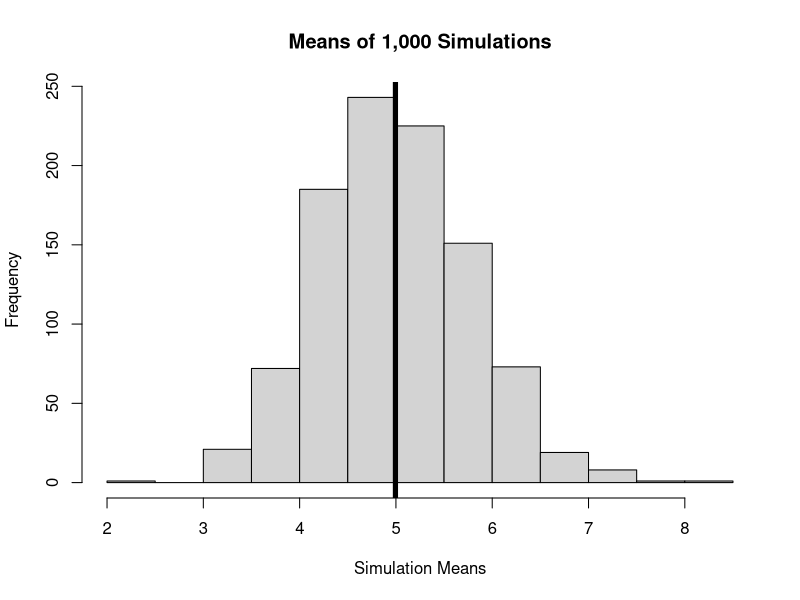
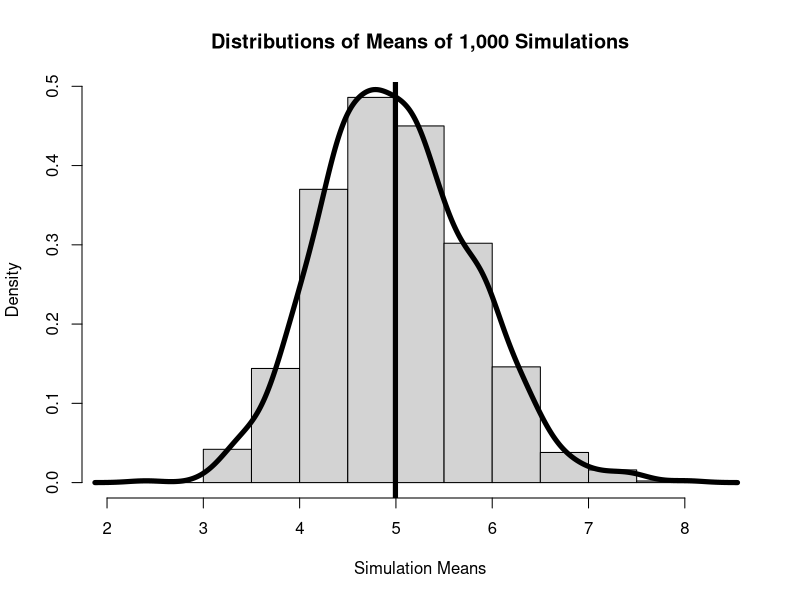

Write R code to recreate these figures, in order.
## ---- chunk 1
knitr::opts_chunk$set(echo = TRUE)
## ---- chunk 2
set.seed(1111)
lambda = 0.2
n = 40
## ---- chunk 3
sims <- replicate(1000, rexp(n, lambda))
sims_means <- apply(sims, 2, mean)
## ---- chunk 4
sample_mean <- mean(sims_means)
sample_mean

hist(sims_means, main = "Means of 1,000 Simulations", xlab = "Simulation Means")
abline(v = sample_mean, lwd = 5)
## ---- chunk 5
theo_mean <- 1/lambda
theo_mean
## ---- chunk 6
abs(sample_mean - theo_mean)
## ---- chunk 7
sample_var <- var(sims_means)
sample_var
## ---- chunk 8
theo_var <- ((1/lambda)/sqrt(n))^2
theo_var
## ---- chunk 9
abs(sample_var - theo_var)
## ---- chunk 10
hist(sims_means, prob = TRUE, main = "Distributions of Means of 1,000 Simulations", xlab = "Simulation Means")
abline(v = sample_mean, lwd = 5)
lines(density(sims_means), lwd = 5)
